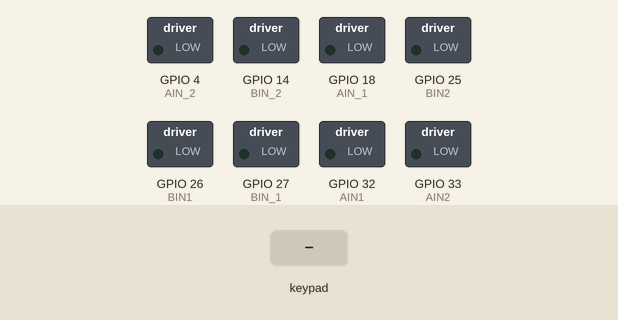
Simulated run of this sketch. Board: ESP32. Shown: switched loads named in the sketch (green lamp = pin HIGH). The inputs (shaded band) are chosen by the test bench. What the sketch prints to the serial monitor is not drawn.

Above: at 1.2 s.
1.3 s: key 'U' pressed
At 1.45 s:
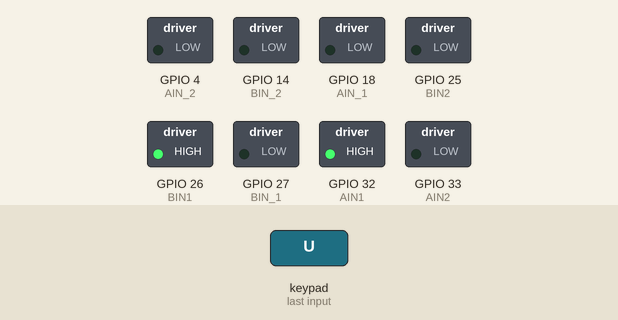
3.1 s: key 'D' pressed
At 3.25 s:
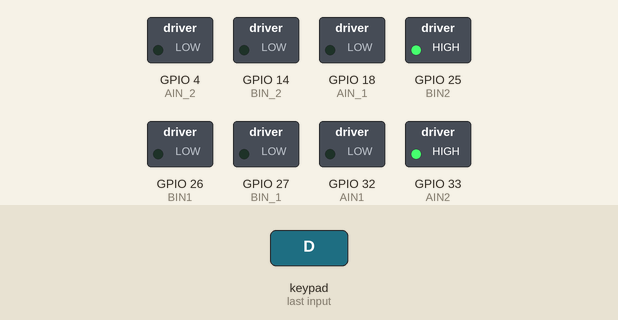
4.9 s: key 'L' pressed
At 5.05 s:
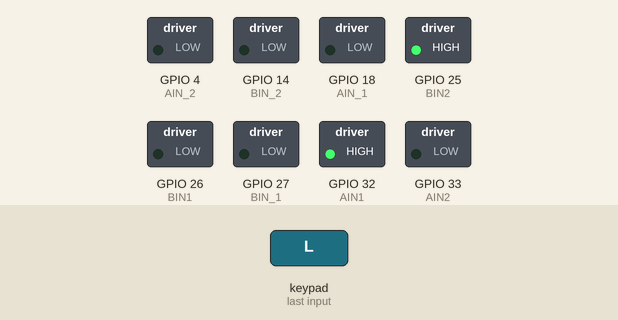
6.7 s: key 'R' pressed
At 6.85 s:
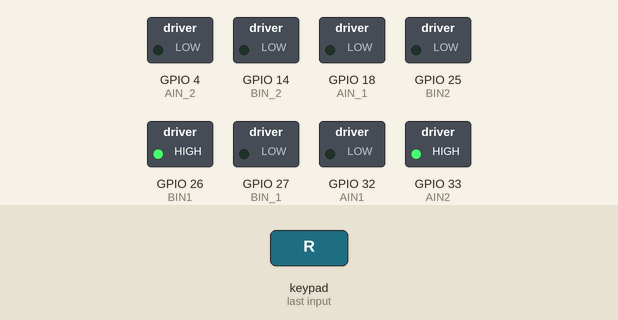
8.5 s: key 'O' pressed
At 8.8 s:
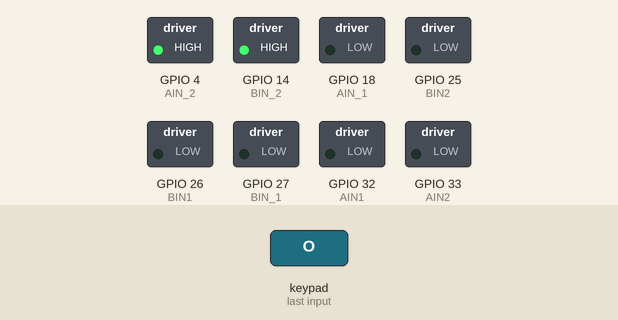
10.0 s: key 'S' pressed
At 11.1 s:
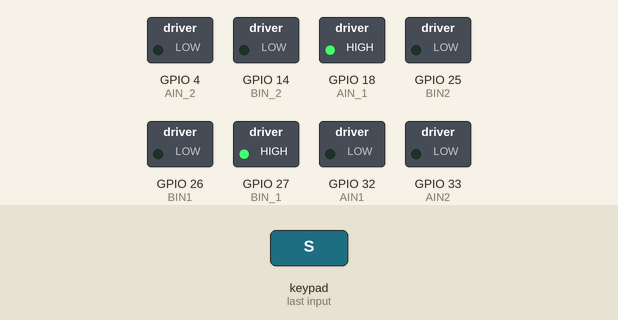
Timing chart, 0 to 12.5 s (numbered marks = the images above; inputs shaded):
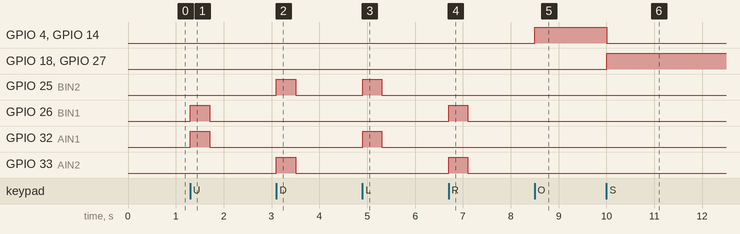

The sketch:

Robofut-2023.ino
```cpp
//Gamepad
#define CUSTOM_SETTINGS
#define INCLUDE_GAMEPAD_MODULE
#include <DabbleESP32.h>

//Definicion de pines
#define AIN1 32
#define AIN2 33
#define BIN1 26
#define BIN2 25

//Disparador
#define AIN_1 18
#define AIN_2 4

#define BIN_1 27
#define BIN_2 14

int tiempoPruebas = 100;

void setup() {
  //Activador monitor de serie
  Serial.begin(115200);
  //Nombre del la conexion del servidor de la esp32
  Dabble.begin("LPL-001");

  //Declaracion de pines de motor de movimiento
  pinMode(AIN1,OUTPUT);
  pinMode(AIN2,OUTPUT);
  pinMode(BIN1,OUTPUT);
  pinMode(BIN2,OUTPUT);

  //Declaracion de pines de motor de lanzadora
  pinMode(AIN_1,OUTPUT);
  pinMode(AIN_2,OUTPUT);
  pinMode(BIN_1,OUTPUT);
  pinMode(BIN_2,OUTPUT);
}

void loop() {
  Dabble.processInput();
  Serial.println("Tecla presionada: ");
  if (GamePad.isUpPressed()) {
   Serial.println("Arriba");
    adelante();
  }

  if (GamePad.isDownPressed()) {
    Serial.println("Abajo");
    atras();
  }

  if (GamePad.isLeftPressed()) {
    Serial.println("Izquierda");
    izquierda();
  }

  if (GamePad.isRightPressed()) {
    Serial.println("Derecha");
    derecha();
  }

  if (GamePad.isSquarePressed()) {
    Serial.println("Cuadrado");
    activado_disparador();
  }

  if (GamePad.isCirclePressed()){
    Serial.println("Circulo");
    activado_subcionador();
  }

  if (GamePad.isCrossPressed()){
    Serial.println("Cruz");
    detener_disparadores();
  }

  if (GamePad.isTrianglePressed()){
    Serial.println("Triagulo");

  }

  if (GamePad.isStartPressed()){
    Serial.println("Inicio");

  }

  if (GamePad.isSelectPressed()){
    Serial.println("Selecionar");
detener_todo();
  }

else{
 detener_movimineto();
    }
}

//Declaracion de acciones de los motores
// Movimientos
void adelante(){
 //Arriba
 digitalWrite(AIN1,HIGH);
 digitalWrite(AIN2,LOW);
 digitalWrite(BIN1,HIGH);
 digitalWrite(BIN2,LOW);
 delay(tiempoPruebas);
  }

void atras(){
//Abajo
 digitalWrite(AIN1,LOW);
 digitalWrite(AIN2,HIGH);
 digitalWrite(BIN1,LOW);
 digitalWrite(BIN2,HIGH);
 delay(tiempoPruebas);
  }

 void izquierda(){
//Izquierda
 digitalWrite(AIN1,HIGH);
 digitalWrite(AIN2,LOW);
 digitalWrite(BIN1,LOW);
 digitalWrite(BIN2,HIGH);
 delay(tiempoPruebas);
  }

 void derecha(){
//Derecha
 digitalWrite(AIN1,LOW);
 digitalWrite(AIN2,HIGH);
 digitalWrite(BIN1,HIGH);
 digitalWrite(BIN2,LOW);
 delay(tiempoPruebas);
  }


void detener_movimineto(){
//Detener motores
digitalWrite(AIN1,LOW);
digitalWrite(AIN2,LOW);
digitalWrite(BIN1,LOW);
digitalWrite(BIN2,LOW);
  }

// Disparadores
void activado_disparador(){
//Activar Disparadores
digitalWrite(AIN_1,HIGH);
digitalWrite(AIN_2,LOW);
digitalWrite(BIN_1,HIGH);
digitalWrite(BIN_2,LOW);
delay(tiempoPruebas);
  }

void activado_subcionador(){
//Activar Subcionador
digitalWrite(AIN_1,LOW);
digitalWrite(AIN_2,HIGH);
digitalWrite(BIN_1,LOW);
digitalWrite(BIN_2,HIGH);
delay(tiempoPruebas);
  }

void detener_disparadores(){
//Desactivar Disparador y Subcionador
digitalWrite(AIN_1,LOW);
digitalWrite(AIN_2,LOW);
digitalWrite(BIN_1,LOW);
digitalWrite(BIN_2,LOW);
delay(tiempoPruebas);
  }

 //Detener todo
 void detener_todo(){
 digitalWrite(AIN1,LOW);
 digitalWrite(AIN2,LOW);
 digitalWrite(BIN1,LOW);
 digitalWrite(BIN2,LOW);

 digitalWrite(AIN_1,LOW);
 digitalWrite(AIN_2,LOW);
 digitalWrite(BIN_1,LOW);
 digitalWrite(BIN_2,LOW);
 delay(tiempoPruebas);
  }
```

Measured:
- after the input at 1.3 s, GPIO 26 (BIN1), GPIO 32 (AIN1): LOW → HIGH at once, → LOW 0.40 s later
- after the input at 3.1 s, GPIO 25 (BIN2), GPIO 33 (AIN2): LOW → HIGH at once, → LOW 0.40 s later
- after the input at 4.9 s, GPIO 25 (BIN2), GPIO 32 (AIN1): LOW → HIGH at once, → LOW 0.40 s later
- after the input at 6.7 s, GPIO 26 (BIN1), GPIO 33 (AIN2): LOW → HIGH at once, → LOW 0.40 s later
- after the input at 8.5 s, GPIO 4 (AIN_2), GPIO 14 (BIN_2): LOW → HIGH at once
- after the input at 10.0 s, GPIO 4 (AIN_2), GPIO 14 (BIN_2): HIGH → LOW at once; GPIO 18 (AIN_1), GPIO 27 (BIN_1): LOW → HIGH at once
